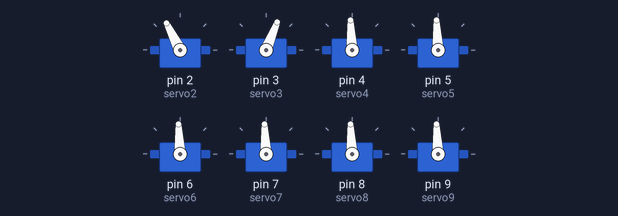
Simulated run of this sketch. Board: Arduino Uno, built with avr-gcc and run on an emulated ATmega328P. On the bench: 8 × servo.

Above: at 3.55 s.
At 7.75 s:
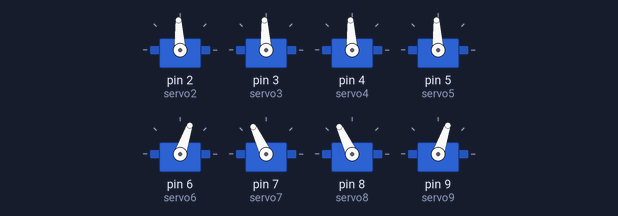
At 10.05 s:
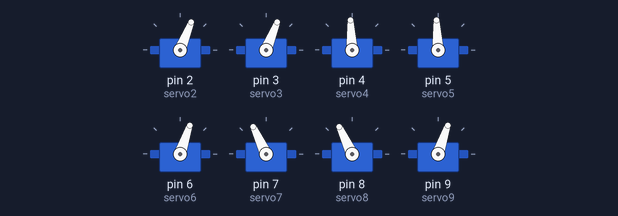
At 12.0 s:
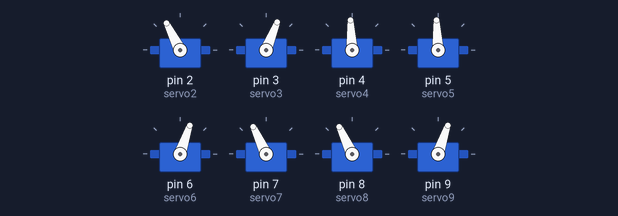
At 20.5 s:
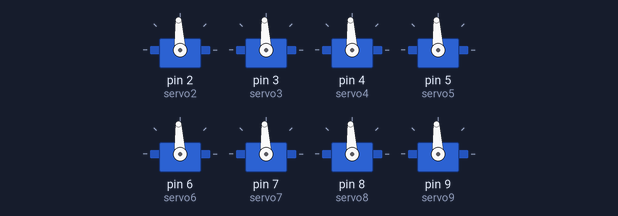
Timing chart, 0 to 23.1 s (numbered marks = the images above):
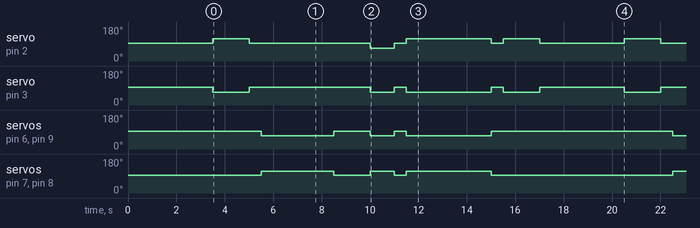

The sketch:

basic_test.ino
```cpp
#include <Servo.h>

Servo servo2;
Servo servo3;
Servo servo4;
Servo servo5;
Servo servo6;
Servo servo7;
Servo servo8;
Servo servo9;

int neutral = 1500;
int down = 1600;
int up = 1400;
int power = 1750;
int powerup = 1250;
int pins[8] = {2, 3, 4, 5, 6, 7, 8, 9};

void setup() {  //looks like this attaches the servos with a delay, the comment below this was original, maybe initializes something. -ZW

    //Serial.begin(9600);
    delay(3000);
    servo2.attach(2);
    servo3.attach(3);
    servo4.attach(4);
    servo5.attach(5);
    servo6.attach(6);
    servo7.attach(7);
    servo8.attach(8);
    servo9.attach(9);
    neut();
}

void loop() {  //seems to be a method that tests all of the different ways the robot could move. -ZW
    forward();
    neut();
    dive();
    neut();
    delay(1000);
    hoverspin();
    neut();
    hoverforward();
    neut();
    forward();
    neut();
    delay(3000);
}

//below here looks to be some more methods defining movment of the sub, all of them seem to be self
//explanatory except neut(), maybe is neutral? -ZW

void surface() {
    servo6.writeMicroseconds(power);
    servo7.writeMicroseconds(powerup);
    servo8.writeMicroseconds(powerup);
    servo9.writeMicroseconds(power);
    delay(6000);
}

void neut() {
    servo2.writeMicroseconds(neutral);
    servo3.writeMicroseconds(neutral);
    servo4.writeMicroseconds(neutral);
    servo5.writeMicroseconds(neutral);
    servo6.writeMicroseconds(neutral);
    servo7.writeMicroseconds(neutral);
    servo8.writeMicroseconds(neutral);
    servo9.writeMicroseconds(neutral);
    delay(500);

}

void forward() {
    servo2.writeMicroseconds(power);
    servo3.writeMicroseconds(powerup);
    delay(1500);
}

void dive() {
    servo6.writeMicroseconds(powerup+25);
    servo7.writeMicroseconds(power-25);
    servo8.writeMicroseconds(power-25);
    servo9.writeMicroseconds(powerup+25);
    delay(3000);
}

void diveForward() {
    servo6.writeMicroseconds(powerup);
    servo7.writeMicroseconds(power-50);
    servo8.writeMicroseconds(power-50);
    servo9.writeMicroseconds(powerup);
    servo2.writeMicroseconds(power);
    servo3.writeMicroseconds(powerup);
    delay(6000);
}

void spin() {
     servo2.writeMicroseconds(powerup);
    servo3.writeMicroseconds(powerup);
    delay(3000);
}

void hoverspin() {
    servo2.writeMicroseconds(powerup);
    servo3.writeMicroseconds(powerup);
    servo6.writeMicroseconds(powerup+25);
    servo7.writeMicroseconds(power-25);
    servo8.writeMicroseconds(power-25);
    servo9.writeMicroseconds(powerup+25);
    delay(1000);
}

void hoverforward() {
    servo2.writeMicroseconds(power);
    servo3.writeMicroseconds(powerup);
    servo6.writeMicroseconds(powerup+25);
    servo7.writeMicroseconds(power-25);
    servo8.writeMicroseconds(power-25);
    servo9.writeMicroseconds(powerup+25);
    delay(3500);

}
```

Measured:
- by itself, servo on pin 2 (servo2): repeats every 17.0 s: 93° 5.0 s, 68° 1.0 s, 93° 0.50 s, 117° 3.5 s, 93° 0.50 s, 117° 1.5 s, 93° 3.5 s, 117° 1.5 s
- by itself, servo on pin 3 (servo3): repeats every 17.0 s: 93° 5.0 s, 68° 1.0 s, 93° 0.50 s, 68° 3.5 s, 93° 0.50 s, 68° 1.5 s, 93° 3.5 s, 68° 1.5 s
- by itself, servo on pin 6 (servo6), servo on pin 9 (servo9): 93° → 71° at 5.5 s, → 93° 3.0 s later, → 71° 1.5 s later, → 93° 1.0 s later, … (13 changes in this stretch)
- by itself, servo on pin 7 (servo7), servo on pin 8 (servo8): 93° → 115° at 5.5 s, → 93° 3.0 s later, → 115° 1.5 s later, → 93° 1.0 s later, … (13 changes in this stretch)
